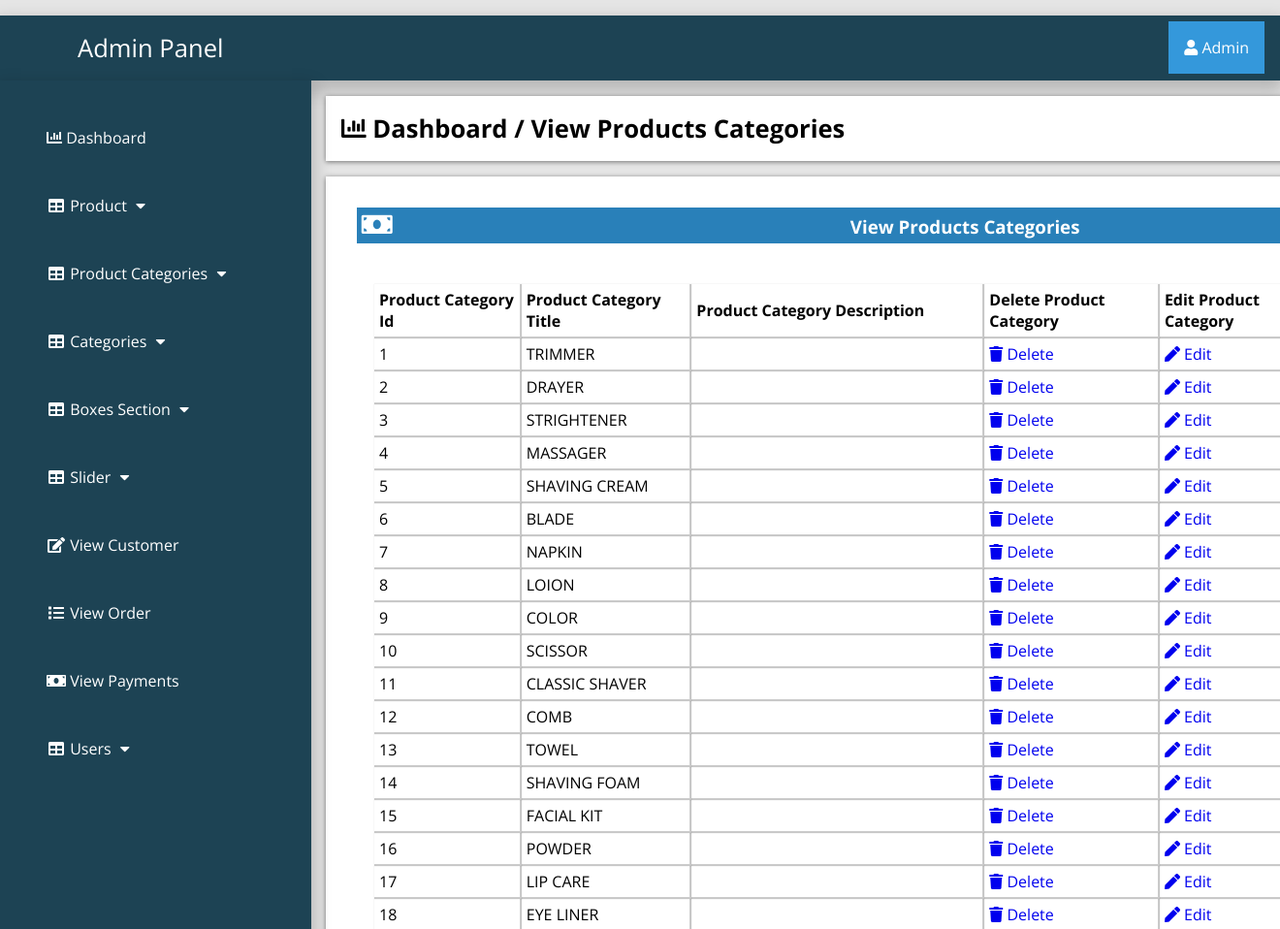
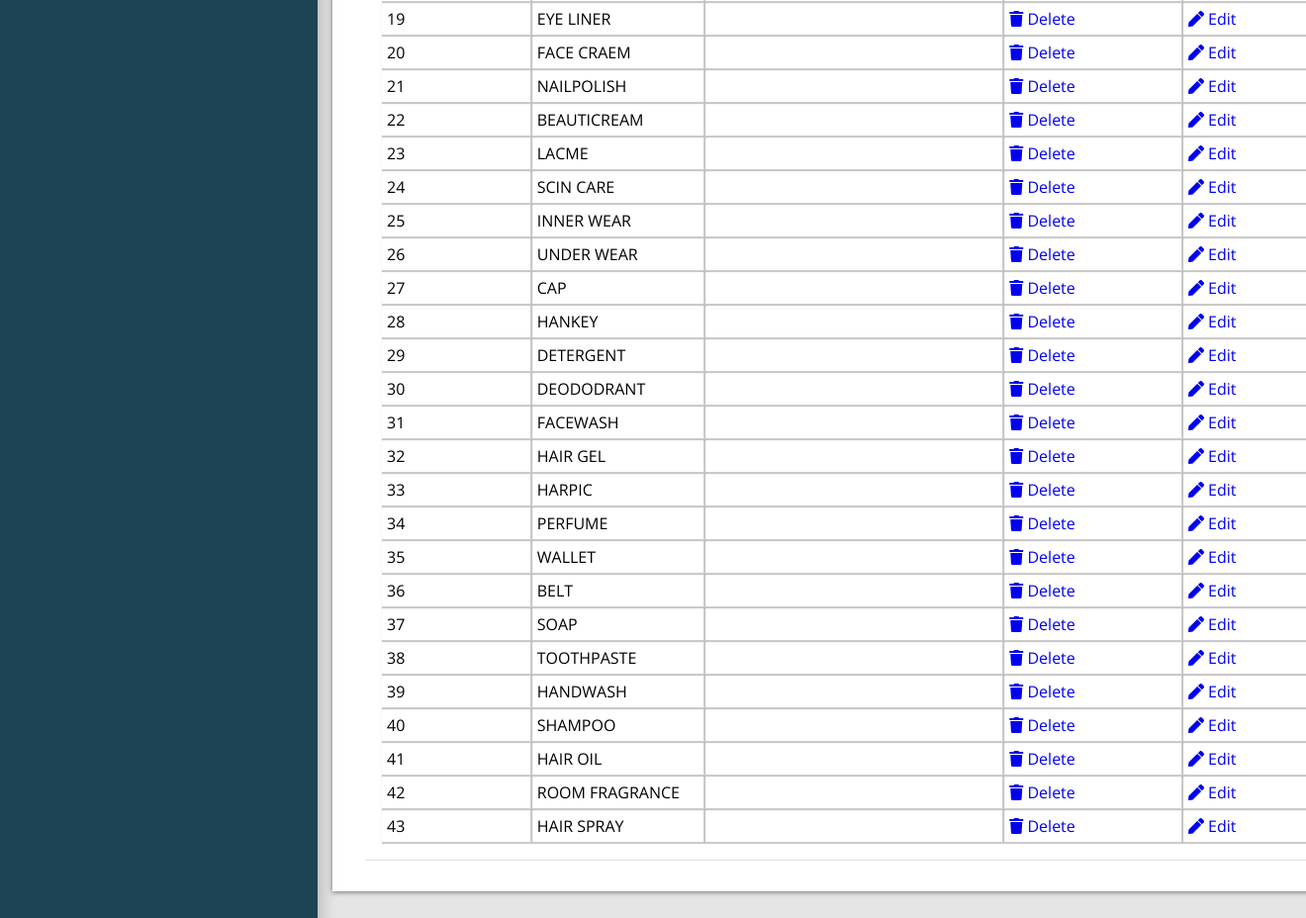
The app's page /adminPage/index.php?view_product_cat (signed in) with its own data (2 pictures, top to bottom).
### tables this page shows
CREATE TABLE `product_category` (
  `p_cat_id` int(10) NOT NULL,
  `p_cat_title` text NOT NULL,
  `p_cat_desc` text NOT NULL,
  `p_cat_img` int(11) NOT NULL
);

### adminPage/view_p_cat.php (the view)
<?php
if (!isset($_SESSION['admin_email'])){
  echo "<script>window.open('login.php','_self')</script>";
  }else{
?>
<div class="row">
	<div class="col-lg-12">
		<div class="breadcrump">
			<li class="active">
				<i class="fa fa-bar-chart"></i>
				Dashboard / View Products Categories
			</li>
		</div>
	</div>
</div>
<div class="row">
	<div class="col-lg-12">
		<div class="panel panel-default">
			<div class="panel-heading">
				<h3 class="panel-title">
					<i class="fa fa-money fa-fw"></i>
					View Products Categories
				</h3>
			</div>
			<div class="panel-body">
				<div class="table-responsive">
					<div class="form-group">
						<table class="table table-bordered table-hover table-striped">
							<thead>
								<tr>
									<th>Product Category Id</th>
									<th>Product Category Title</th>
									<th>Product Category Description</th>
									<th>Delete Product Category</th>
									<th>Edit Product Category</th>
								</tr>
							</thead>
							<tbody>
								<?php
								$i=0;
								$get_p_cats="select * from product_category";
								$run_p_cats=mysqli_query($con,$get_p_cats);
								while ($row_p_cats=mysqli_fetch_array($run_p_cats)) {
									$p_cat_id=$row_p_cats['p_cat_id'];
									$p_cat_title=$row_p_cats['p_cat_title'];
									$p_cat_desc=$row_p_cats['p_cat_desc'];
									$i++;
								  ?>
                                <tr>
                                	<td><?php echo $i; ?></td>
                                	<td><?php echo $p_cat_title; ?></td>
                                	<td width="300"><?php echo $p_cat_desc; ?></td>
                                	<td>
                                		<a href="index.php?delete_p_cat=<?php echo $p_cat_id; ?>">
                                			<i class="fa fa-trash"></i> Delete
                                		</a>
                                	</td>
                                      <td>
                                      	<a href="index.php?edit_p_cat=<?php echo $p_cat_id; ?>">
                                      		<i class="fa fa-pen"></i> Edit
                                      	</a>
                                      </td>
                                </tr>
                                 <?php } ?>
							</tbody>
						</table>
						</div>
					</div>
				</div>
				</div>
				</div>
<?php } ?>

### adminPage/includes/sidebar.php (shortened to what this page needs)
<?php
if (!isset($_SESSION['admin_email'])){
  echo "<script>window.open('login.php','_self')</script>";
  }else{
?>
<nav class="navbar navbar-inverse navbar-fixed-top" >
	<div class="navbar-header">
		<a href="index.php?dashboard" class="navbar-brand"><span>Admin Panel</span></a>
	</div>
		<div class="dropdown">
		 <button onclick="myFunction()" class="dropbtn"><i class="fa fa-user"></i> <?php echo $admin_name; ?></a></button>
		</div>
	<div class="collapse navbar-collapse navbar-ex1-collapse">
	<ul class="nav navbar-nav side-nav">
  <li>
    <a href="index.php?dashboard"><i class="fa fa-bar-chart"></i> Dashboard</a>
  </li>
  <li class="button-dropdown" id="#products">
    <a href="#" class="dropdown-toggle" data-toggle="collapse" data-target="#products"><i class="fa fa-fw fa-table"></i> Product <i class="fa fa-fw fa-caret-down"></i></a>
  </li>
  <li class="button-dropdown" id="#products_cat">
    <a href="#" class="dropdown-toggle" data-toggle="collapse" data-target="#products_cat"><i class="fa fa-fw fa-table"></i> Product Categories <i class="fa fa-fw fa-caret-down"></i></a>
  </li>
  <li class="button-dropdown" id="#category">
    <a href="#" class="dropdown-toggle" data-toggle="collapse" data-target="#category"><i class="fa fa-fw fa-table"></i> Categories <i class="fa fa-fw fa-caret-down"></i></a>
  </li>
<li class="button-dropdown" >
  <a href="#" class="dropdown-toggle" data-toggle="collapse" data-target="#boxes">
    <i class="fa fa-fw fa-table"></i> Boxes Section <i class="fa fa-fw fa-caret-down"></i>
  </a>
</li>
  <li class="button-dropdown">
    <a href="#" class="dropdown-toggle" data-toggle="collapse" data-target="#slider"><i class="fa fa-fw fa-table"></i>  Slider <i class="fa fa-fw fa-caret-down"></i></a>
  </li>
  <li>
  	<a href="index.php?view_customer">
  		<i class="fa fa-fw fa-edit"></i> View Customer
  	</a>
  </li>
  <li>
  	<a href="index.php?view_order">
  		<i class="fa fa-fw fa-list"></i> View Order
  	</a>
  </li>
  <li>
  	<a href="index.php?view_payments">
  		<i class="fa fa-fw fa-money"></i> View Payments
  	</a>
  </li>
  <li class="button-dropdown">
    <a href="#" class="dropdown-toggle" data-toggle="collapse" data-target="#users"><i class="fa fa-fw fa-table"></i>  Users <i class="fa fa-fw fa-caret-down"></i></a>
  </li>
</ul>
</div>
</nav>
<?php } ?>

### adminPage/css/style.css (style rules this page uses)
:root { --blue:#2980b9; }
body { margin-top: ; }
* { font-family: 'Open Sans', sans-serif; margin:0; padding:0; box-sizing: border-box; text-decoration: none; transition: all .2s cubic-bezier(.37,1.14,.26,1.24); }
html { background-color: rgba(0,0,0,.1); }
.navbar-fixed-top { background:#1d4354; padding: 1rem; margin-top: 1rem; box-shadow: 0px 8px 16px 4px rgba(0,0,0,0.2); margin-left: ; margin-right: ; }
.navbar-fixed-top a span { margin-left: 4rem; }
.navbar-fixed-top .navbar-brand { font-size: 1.6rem; color: #ffffff; }
.dropbtn { background-color: #3498DB; color: white; padding: 16px; font-size: 16px; border: none; cursor: pointer; }
.dropdown { position: relative; display: inline-block; float: right; margin-top: -2.8rem; }
.nav { position: absolute; top: 51px; margin-top: 32px; width: auto; height: 110%; border-radius: 0; display: block; background-color: #1d4354; bottom: 0; overflow: hidden; padding-bottom: 40px; box-shadow: 0px 8px 16px 4px rgba(0,0,0,0.2); margin-left: -1rem; }
.nav>li>a { width: 225px; display: block; color: #ffffff; margin: 3rem; }
.row { width: 81.2%; background-color: #ffffff; margin: auto; margin-left: 21rem; margin-top: 1rem; padding: 1rem; display: ; }
.panel { text-align: left; box-shadow: 1px 1px 1px 0px rgba(0.1,0.1,0.1,0.1); margin: 1rem; background-color: #ffffff; padding: rem; }
.panel-heading .panel-title { background-color: #2980b9; color: #ffffff; padding: .3rem; }
.table-responsive .table-striped th { padding: 5px; box-shadow: 1px 1px 1px 1px rgba(0.1,0.1,0.1,0.2); }
.table-responsive .table-striped tbody td { box-shadow: 1px 1px 1px 1px rgba(0.1,0.1,0.1,0.2); padding:5px; }
.breadcrump .active { font-weight: bold; font-size: 1.6rem; }
.row { list-style: none; box-shadow: 0 1px 5px rgba(0, 0, 0, 0.5); }
.row .fa-money { font-size: 1.6rem; width: 50%; text-align: left; }
.form-group { margin-top: 1.5rem; }
.panel-body { display: flex; align-items: center; justify-content: left; padding: 1rem; flex-wrap: wrap; }

### records on screen
product_category: p_cat_title "TRIMMER"
product_category: p_cat_title "DRAYER"
product_category: p_cat_title "STRIGHTENER"
product_category: p_cat_title "MASSAGER"
product_category: p_cat_title "SHAVING CREAM"
product_category: p_cat_title "BLADE"
product_category: p_cat_title "NAPKIN"
product_category: p_cat_title "LOION"
product_category: p_cat_title "COLOR"
product_category: p_cat_title "SCISSOR"
product_category: p_cat_title "CLASSIC SHAVER"
product_category: p_cat_title "COMB"
product_category: p_cat_title "TOWEL"
product_category: p_cat_title "SHAVING FOAM"
product_category: p_cat_title "FACIAL KIT"
product_category: p_cat_title "POWDER"
product_category: p_cat_title "LIP CARE"
product_category: p_cat_title "EYE LINER"
product_category: p_cat_title "EYE LINER"
product_category: p_cat_title "FACE CRAEM"
product_category: p_cat_title "NAILPOLISH"
product_category: p_cat_title "BEAUTICREAM"
product_category: p_cat_title "LACME"
product_category: p_cat_title "SCIN CARE"
product_category: p_cat_title "INNER WEAR"
product_category: p_cat_title "UNDER WEAR"
product_category: p_cat_title "CAP"
product_category: p_cat_title "HANKEY"
product_category: p_cat_title "DETERGENT"
product_category: p_cat_title "DEODODRANT"
product_category: p_cat_title "FACEWASH"
product_category: p_cat_title "HAIR GEL"
product_category: p_cat_title "HARPIC"
product_category: p_cat_title "PERFUME"
product_category: p_cat_title "WALLET"
product_category: p_cat_title "BELT"
product_category: p_cat_title "SOAP"
product_category: p_cat_title "TOOTHPASTE"
product_category: p_cat_title "HANDWASH"
product_category: p_cat_title "SHAMPOO"
product_category: p_cat_title "HAIR OIL"
product_category: p_cat_title "ROOM FRAGRANCE"
product_category: p_cat_title "HAIR SPRAY"

### other values on screen
$admin_name "Admin"
